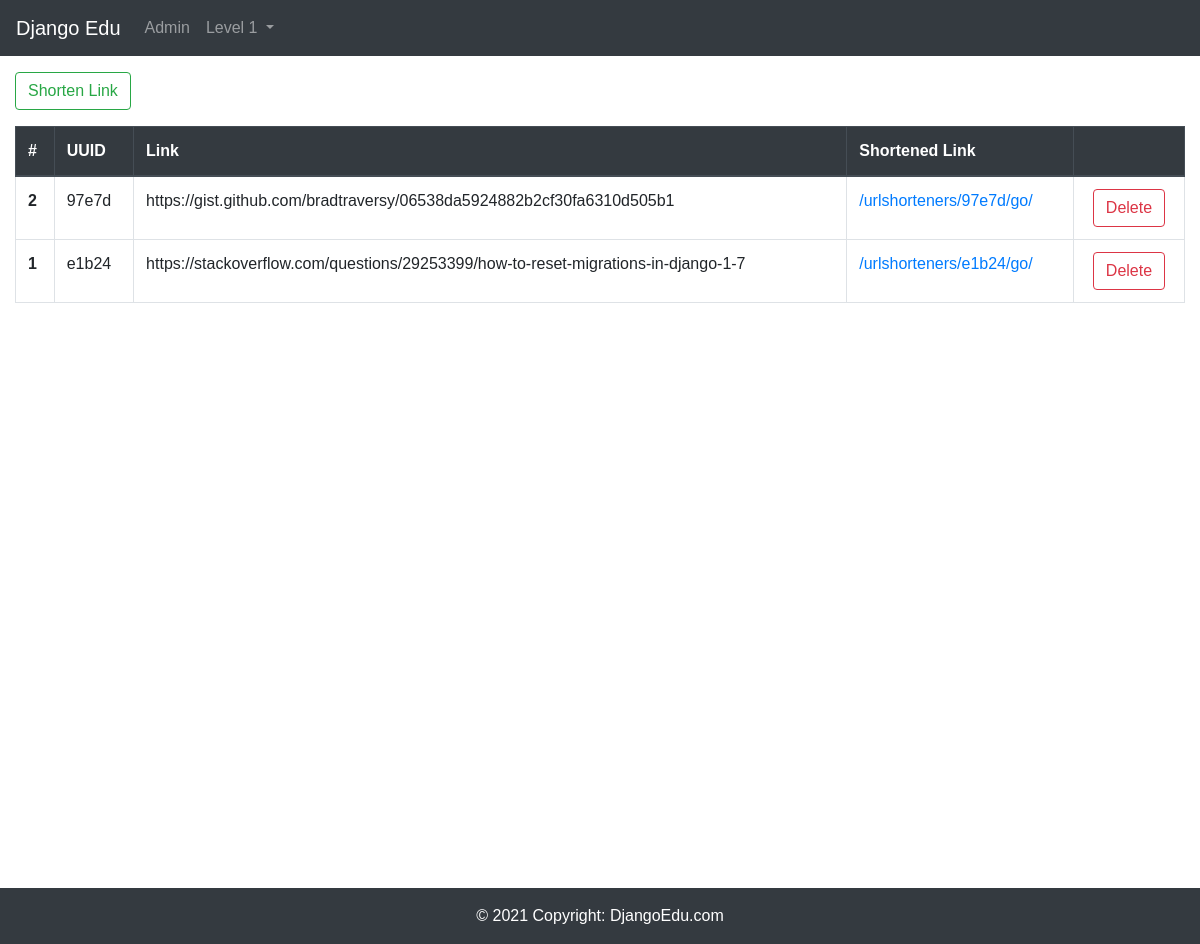
The app's page /urlshorteners/ with its own data.
### urlshorteners/models.py (models this page shows, shortened)
class ShortenedUrl(models.Model):
    uuid = models.CharField(max_length=10)
    link = models.CharField(max_length=255)
    date_created = models.DateTimeField(default=timezone.now)

### urlshorteners/views.py (the view)
# urls.py: path('', views.index, name='index'),
def index(request):
    return render(request, 'urlshorteners/index.html',  {
        'shortened_urls': ShortenedUrl.objects.all().order_by('id').reverse(),
    })

### urlshorteners/templates/urlshorteners/index.html (shortened to what this page needs)
{% extends 'layouts/base.html' %}
{% block content %}
<div class="container-fluid">
  <button
    type="button"
    class="btn btn-outline-success"
    data-toggle="modal"
    data-target="#modal-shorten-link"
  >
    Shorten Link
  </button>
  <div class="table-responsive">
    <table class="table table-bordered table-hover my-3">
      <thead class="thead-dark">
        <tr>
          <th scope="col">#</th>
          <th scope="col">UUID</th>
          <th scope="col">Link</th>
          <th scope="col">Shortened Link</th>
          <th scope="col"></th>
        </tr>
      </thead>
      <tbody>
        {% if shortened_urls|length > 0 %}
          {% for url in shortened_urls %}
          <tr>
            <th scope="row">{{ url.id }}</th>
            <td>{{ url.uuid }}</td>
            <td>{{ url.link }}</td>
            <td>
              <a
                href="{% url 'urlshorteners:go' url.uuid %}"
                target="_blank"
                rel="noopener noreferrer"
                >{% url 'urlshorteners:go' url.uuid %}</a
              >
            </td>
            <td class="text-center">
              <button
                type="button"
                class="btn btn-outline-danger btn-delete-shorten-link"
                data-url-id="{{ url.id }}"
              >
                Delete
              </button>
            </td>
          </tr>
          {% endfor %}
        {% else %}
        <td colspan="5" class="text-center">No shortened link available.</td>
        {% endif %}
      </tbody>
    </table>
  </div>
</div>
{% endblock content %}

### static/css/base.css (style rules this page uses)
*, *::before, *::after { box-sizing: inherit; margin: 0; padding: 0; }
body { box-sizing: border-box; margin: 0; font-family: Arial, Helvetica, sans-serif; }

### records on screen
ShortenedUrl: id "2", uuid "97e7d", link "https://gist.github.com/bradtraversy/06538da5924882b2cf30fa6310d505b1", uuid "/urlshorteners/97e7d/go/"
ShortenedUrl: id "1", uuid "e1b24", link "https://stackoverflow.com/questions/29253399/how-to-reset-migrations-in-django-1-7", uuid "/urlshorteners/e1b24/go/"
